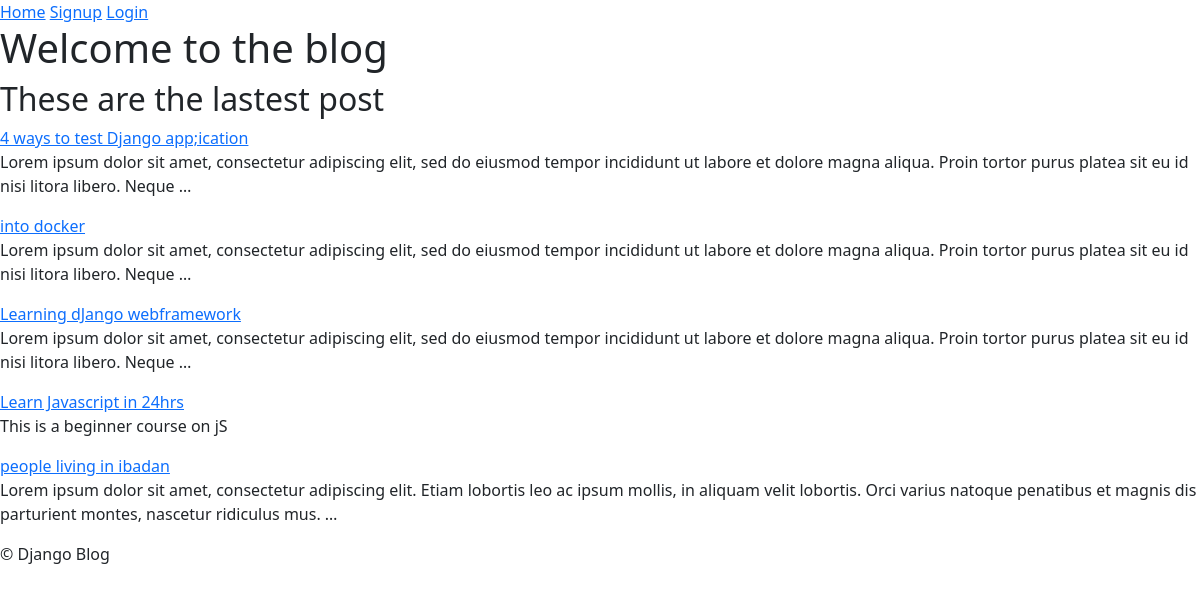
Before: / with the older database file.
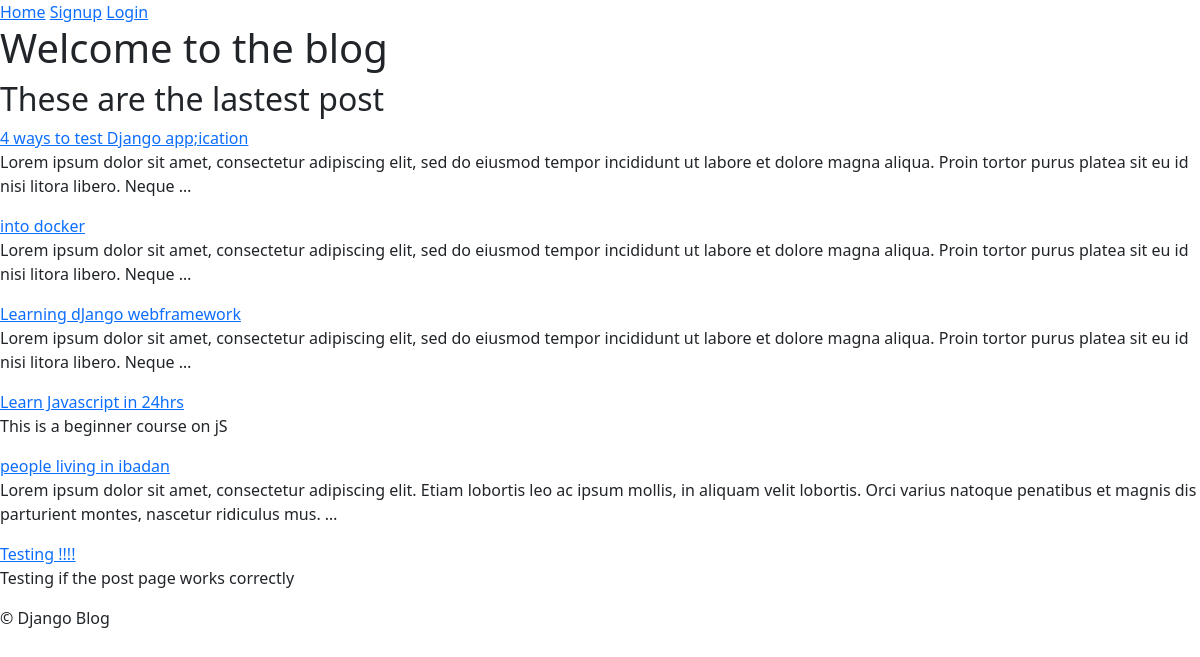
After: the same page with the newer database file.
### posts/models.py (models this page shows, shortened)
class Post(models.Model):
    title = models.CharField(max_length=50)
    body = models.TextField()
    created_at = models.DateTimeField(auto_now_add=True)
    modified_at = models.DateTimeField(auto_now=True)
    author = models.ForeignKey(User, on_delete = models.CASCADE)
    def  get_absolute_url(self):
        return reverse('post_detail', kwargs={'id': self.pk})

### posts/views.py (the view)
# urls.py: path("", views.index, name="homepage"),
def index(request):
    posts = Post.objects.all()
    return render(request, "posts/index.html", {"posts":posts})

### templates/posts/index.html
{% extends 'base.html' %}
{% block content %}
    <h1>Welcome to the blog</h1>
    <h2>These are the lastest post</h2>
    {% for post  in posts  %}
        <div class="post">
            <a href="{{post.get_absolute_url}}">{{post.title}}</a>
            <p>{{post.body|truncatewords:30}}</p>
        </div>
    {% endfor %}
{% endblock content%}

### templates/base.html (shortened to what this page needs)
<!DOCTYPE html>
<html lang="en">
<head>
    <link href="https://cdn.jsdelivr.net/npm/bootstrap@5.3.3/dist/css/bootstrap.min.css" rel="stylesheet">
</head>
<body>
    <header>
        {% if user.is_authenticated %}
        <a href="{% url 'homepage' %}"> Home</a>
        <a href="{% url 'logout' %}">Logout</a>
        {% else %}
        <a href="{% url 'homepage' %}"> Home</a>
        <a href="{% url 'signup_page' %}"> Signup</a>
        <a href="{% url 'login_page' %}"> Login</a>
        {% endif %}
    </header>
    {% block content %}
    {% endblock content %}
    <footer>
        &copy; Django Blog
    </footer>
</body>
</html>

Changed rows visible on the page:
added Post: title "Testing !!!!", body "Testing if the post page works correctly"
